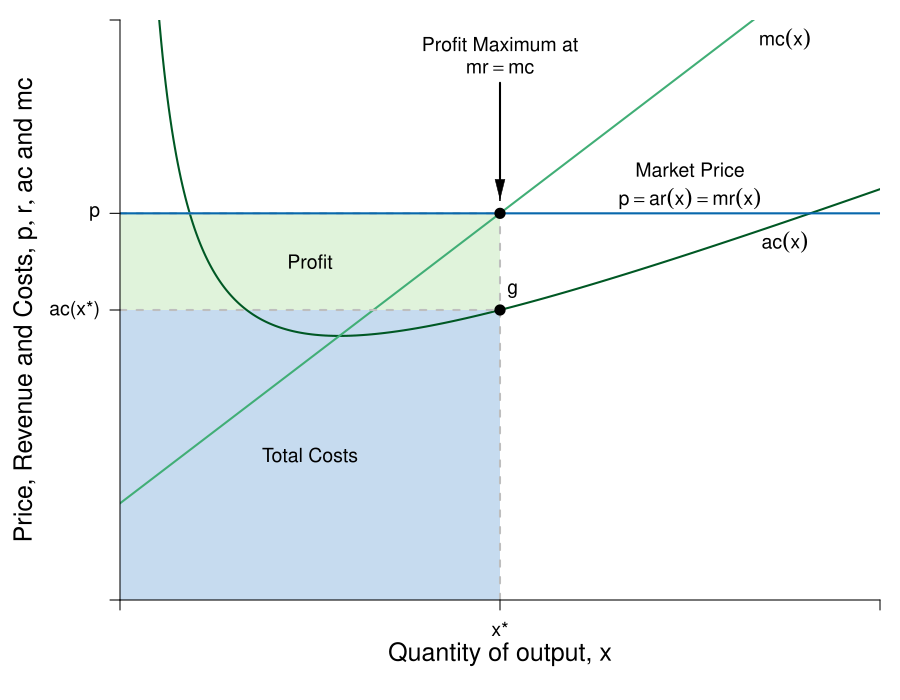

This figure's R source:
#Graph Designer: Simon Halliday
#Authors: Bowles, Foley and Halliday
#Title: Coordination, Conflict and Competition: A Text in Microeconomics

require(shape)
pdf(file = "firmmarketsupply/profits_price_taking.pdf", width = 9, height = 7)

#Set parameters for graphics
axislabelsize <- 1.5
labelsize <- 1.2
graphlinewidth <- 3
segmentlinewidth <- 2

COL <- c("#7fc97f", "#beaed4", "#fdc086", "#ffff99", "#386cb0", "#f0027f", "#bf5b17", "#666666")
COLA <- c("#e0f3db", "#99d8c9","#66c2a4","#41ae76", "#238b45", "#005824")
COLB <- c("#c6dbef", "#4eb3d3", "#2b8cbe", "#0868ac","#084081")

#Edited the margins to cater for the larger LHS labels
par(mar =  c(6, 7, 4, 4))

AvgRevenue <- function(x, rmax = 12, xmax = 12){
  rmax - (rmax/xmax)*x
}

MRevenue <- function(x, rmax = 12, xmax = 12){
  rmax - 2*(rmax/xmax)*x
}

AvgCost <- function(x, c0 = 6, c1 = 2, c2 = 0.5){
  c0/x + c1 + c2*x
}

AvgVarCost <- function(x, c0 = 6, c1 = 2, c2 = 0.5){
  c1 + c2*x
}

MCost <- function(x, c1 = 2, c2 = 0.5){
  c1 + 2*c2*x
}

xlims <- c(0, 12)
ylims <- c(0, 12)

npts <- 501 
x <- seq(xlims[1], xlims[2], length.out = npts)
y <- seq(ylims[1], ylims[2], length.out = npts) 
a <- c(13, 16.75, 19.25)

plot(0, 0, xlim = xlims, ylim = ylims, type = "n",
     xlab = expression(paste("")),
     ylab = expression(paste("")), 
     xaxt = "n", 
     yaxt = "n", 
     cex.lab = axislabelsize, 
     bty = "n",
     xaxs="i", 
     yaxs="i")

# ticksy <- seq(from = ylims[1], to = ylims[2], by = 1)
# ylabels <- seq(from = ylims[1], to = ylims[2], by = 1)
# ticksx <- seq(from = xlims[1], to = xlims[2], by = 1)
# xlabels <- seq(from = xlims[1], to = xlims[2], by = 1)
ticksy <- c(0, AvgCost(x = 6), 8, ylims[2])
ylabels <- c(NA, expression(paste(ac, "(", x,"*)")), expression(paste(p)), NA)
ticksx <- c(0, 6, xlims[2])
xlabels <- c(NA, expression(paste(x,"*")), NA)

axis(1, at = ticksx, pos = 0, labels = xlabels, cex.axis = labelsize)
axis(2, at = ticksy, pos = 0, labels = ylabels, las = 1, cex.axis = labelsize)

npts <- 500 
xx1 <- seq(xlims[1], xlims[2], length.out = npts)
xx3 <- seq(2, 6, length.out = npts)

#Draw the polygon for profit
xpoly1 <- c(0, 6, 6, 0, 0)
ypoly1 <- c(AvgCost(x = 6), AvgCost(x = 6), MCost(x = 6), MCost(x = 6), AvgCost(x = 6))
polygon(x = xpoly1, y = ypoly1, col=COLA[1], density=NULL, border = NA)

#Draw the polygon for costs
xpoly2 <- c(0, 6, 6, 0, 0)
ypoly2 <- c(0, 0, AvgCost(x = 6), AvgCost(x = 6), AvgCost(x = 6))
polygon(x = xpoly2, y = ypoly2, col=COLB[1], density=NULL, border = NA)

#lines(xx1, bcA(xx1, w = 10, p = 1.5), col = COLB[3], lwd = graphlinewidth)
#lines(xx1, AvgRevenue(xx1, rmax = 12, xmax = 12), col = COLB[5], lwd = graphlinewidth)
#lines(xx1, MRevenue(xx1, rmax = 12, xmax = 12), col = COLB[4], lwd = graphlinewidth)
lines(xx1, AvgCost(xx1, c0 = 6, c1 = 2, c2 = 0.5), col = COLA[6], lwd = graphlinewidth)
#lines(xx1, AvgVarCost(xx1, c0 = 10, c1 = 2, c2 = 0.5), col = COLA[5], lwd = graphlinewidth)
lines(xx1, MCost(xx1, c1 = 2, c2 = 0.5), col = COLA[4], lwd = graphlinewidth)

#Label the axes
mtext(expression(paste("Quantity of output, ", x)), side=1, line = 2.5, cex = axislabelsize)
text(-2.1, 0.5*ylims[2], expression(paste("Price, Revenue and Costs, ", list(p, r, ac), " and ", mc)), xpd = TRUE, cex = axislabelsize, srt = 90) 

#Label curves
text(10.5, 7.4, expression(paste(ac(x))), cex = labelsize)
text(10.5, 11.6, expression(paste(mc(x))), cex = labelsize)

text(9, 8.9, expression(paste("Market Price")), cex = labelsize)
text(9, 8.3, expression(paste(p == ar(x), phantom() == mr(x))), cex = labelsize)
#text(5, 0.8, expression(paste(mr(x))), cex = labelsize)

#Labels cost and profit areas
text(3, 0.5*AvgCost(x = 6), expression("Total Costs"), cex = labelsize)
text(3, (MCost(x = 6) - 0.5*(MCost(x = 6) - AvgCost(x = 6))), expression("Profit"), cex = labelsize)

#Draw segments for total costs
segments(0, MCost(x = 6), 6, MCost(x = 6), lty = 2, col = "gray" , lwd = segmentlinewidth)
segments(6, 0, 6, MCost(x = 6), lty = 2, col = "gray" , lwd = segmentlinewidth)

segments(0, AvgCost(x = 6), 6, AvgCost(x = 6), lty = 2, col = "gray" , lwd = segmentlinewidth)
segments(0, 8, xlims[2], 8, lty = 1, col = COLB[4] , lwd = graphlinewidth)

#Label Points for comparison
points(6, AvgCost(x = 6), pch = 16, col = "black", cex = 1.5)
text(6.2, AvgCost(x = 6) + 0.4, expression(g), cex = labelsize)

points(6, MCost(x = 6), pch = 16, col = "black", cex = 1.5)
text(6, MCost(x = 6) + 0.4, expression(i), cex = labelsize)

#Arrow to mr = mc
text(6, 11.5, expression(paste("Profit Maximum at")), cex = labelsize)
text(6, 11, expression(paste(mr == mc)), cex = labelsize)
Arrows(6, 10.7, 6, 8.5 , col = "black", lty = 1, lwd = 2, arr.type = "triangle", arr.lwd = 0.5)



dev.off()
